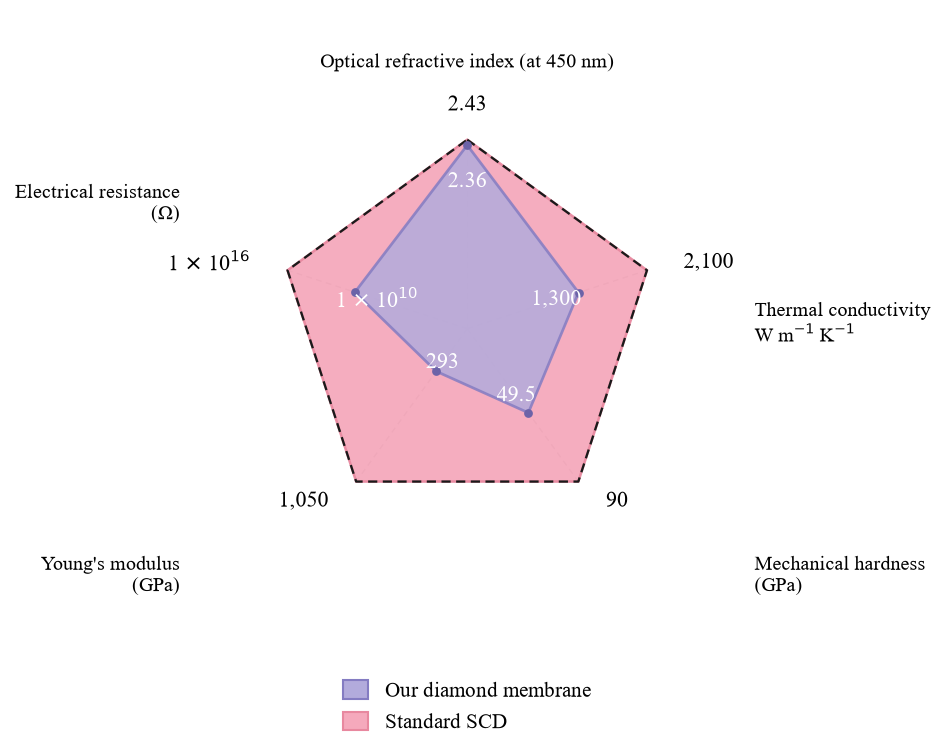

Write Python code to recreate this figure.
# -*- coding: utf-8 -*-
"""案例62 - Nature 多边形雷达图: 五边形雷达对比(粉红大五边形 vs 蓝色小五边形)。
参考：同类期刊常见的「多边形雷达图」版式 — 5 轴材料属性, 顶点白字数值, 黑虚线边界, 底部图例（详见同名 case 卡）。"""
import sys, os
HERE = os.path.dirname(os.path.abspath(__file__))
sys.path.insert(0, os.path.join(HERE, 'lib'))
from paper_style import set_style, save, cm2in

import numpy as np
import matplotlib.pyplot as plt
from matplotlib.patches import Polygon, Patch

set_style()

angs = np.radians([90, 18, -54, -126, -198])       # 顶/右上/右下/左下/左上
R = 1.0

vmax_lbl = ['2.43', '2,100', '90', '1,050', r'1 $\times$ 10$^{16}$']
ours_lbl = ['2.36', '1,300', '49.5', '293', r'1 $\times$ 10$^{10}$']
# 顺序: 折射率, 热导, 硬度, 杨氏模量, 电阻(对数比)
ours_rat = np.array([2.36 / 2.43, 1300 / 2100, 49.5 / 90, 293 / 1050,
                     np.log10(1e10) / np.log10(1e16)])

titles = ['Optical refractive index (at 450 nm)',
          'Thermal conductivity\nW m$^{-1}$ K$^{-1}$',
          'Mechanical hardness\n(GPa)',
          "Young's modulus\n(GPa)",
          'Electrical resistance\n(\u03a9)']

fig = plt.figure(figsize=cm2in(14.0, 15.5))
ax = fig.add_axes([0.02, 0.16, 0.96, 0.80])
ax.set_xlim(-2.10, 2.10)
ax.set_ylim(-1.62, 1.66)
ax.set_aspect('equal')
ax.axis('off')

# 虚线辐条
for t in angs:
    ax.plot([0, R * np.cos(t)], [0, R * np.sin(t)], color='#999999',
            lw=0.7, ls=(0, (4, 3)), zorder=1)

# 粉红五边形 = 标准最大值
sq = np.column_stack([R * np.cos(angs), R * np.sin(angs)])
ax.add_patch(Polygon(sq, closed=True, fc='#F5A9BC', ec='#E8889F', lw=1.2,
                     alpha=0.95, zorder=2))
# 黑虚线外边界
ax.plot(np.append(sq[:, 0], sq[0, 0]), np.append(sq[:, 1], sq[0, 1]),
        color='#1A1A1A', lw=1.1, ls=(0, (4, 2.4)), zorder=4)

# 蓝色五边形 = 对照组样本
ob = np.column_stack([ours_rat * R * np.cos(angs), ours_rat * R * np.sin(angs)])
ax.add_patch(Polygon(ob, closed=True, fc='#B2ABDC', ec='#847CC2', lw=1.3,
                     alpha=0.85, zorder=3))
ax.plot(ob[:, 0], ob[:, 1], 'o', color='#6C63A8', ms=3.2, zorder=5)

# 顶点白字数值(蓝多边形顶点稍内侧)
for t, rat, lab in zip(angs, ours_rat, ours_lbl):
    ax.text(0.80 * rat * R * np.cos(t), 0.80 * rat * R * np.sin(t), lab,
            ha='center', va='center', color='white', fontsize=10.5, zorder=6)

# 外圈最大值 + 轴标题
for i, (t, vlab, tit) in enumerate(zip(angs, vmax_lbl, titles)):
    c, s = np.cos(t), np.sin(t)
    vx, vy = 1.13 * R * c, 1.13 * R * s
    if i == 0:
        ax.text(vx, vy, vlab, ha='center', va='bottom', fontsize=10.5)
        ax.text(0, 1.36 * R, tit, ha='center', va='bottom', fontsize=9.5)
    elif i == 1:
        ax.text(vx + 0.07, vy, vlab, ha='left', va='center', fontsize=10.5)
        ax.text(1.52 * R, vy - 0.20, tit, ha='left', va='top', fontsize=9.5)
    elif i == 2:
        ax.text(vx + 0.07, vy, vlab, ha='left', va='center', fontsize=10.5)
        ax.text(1.52 * R, vy - 0.28, tit, ha='left', va='top', fontsize=9.5)
    elif i == 3:
        ax.text(vx - 0.07, vy, vlab, ha='right', va='center', fontsize=10.5)
        ax.text(-1.52 * R, vy - 0.28, tit, ha='right', va='top',
                fontsize=9.5)
    else:
        ax.text(vx - 0.07, vy, vlab, ha='right', va='center', fontsize=10.5)
        ax.text(-1.52 * R, vy + 0.20, tit, ha='right', va='bottom',
                fontsize=9.5)

# 底部图例
handles = [Patch(fc='#B2ABDC', ec='#847CC2', label='Our diamond membrane'),
           Patch(fc='#F5A9BC', ec='#E8889F', label='Standard SCD')]
leg = ax.legend(handles=handles, loc='upper center',
                bbox_to_anchor=(0.5, -0.06), ncol=1, frameon=False,
                fontsize=10, handlelength=1.2, handleheight=1.0,
                borderaxespad=0)

save(fig, 'case_seg060.png')
